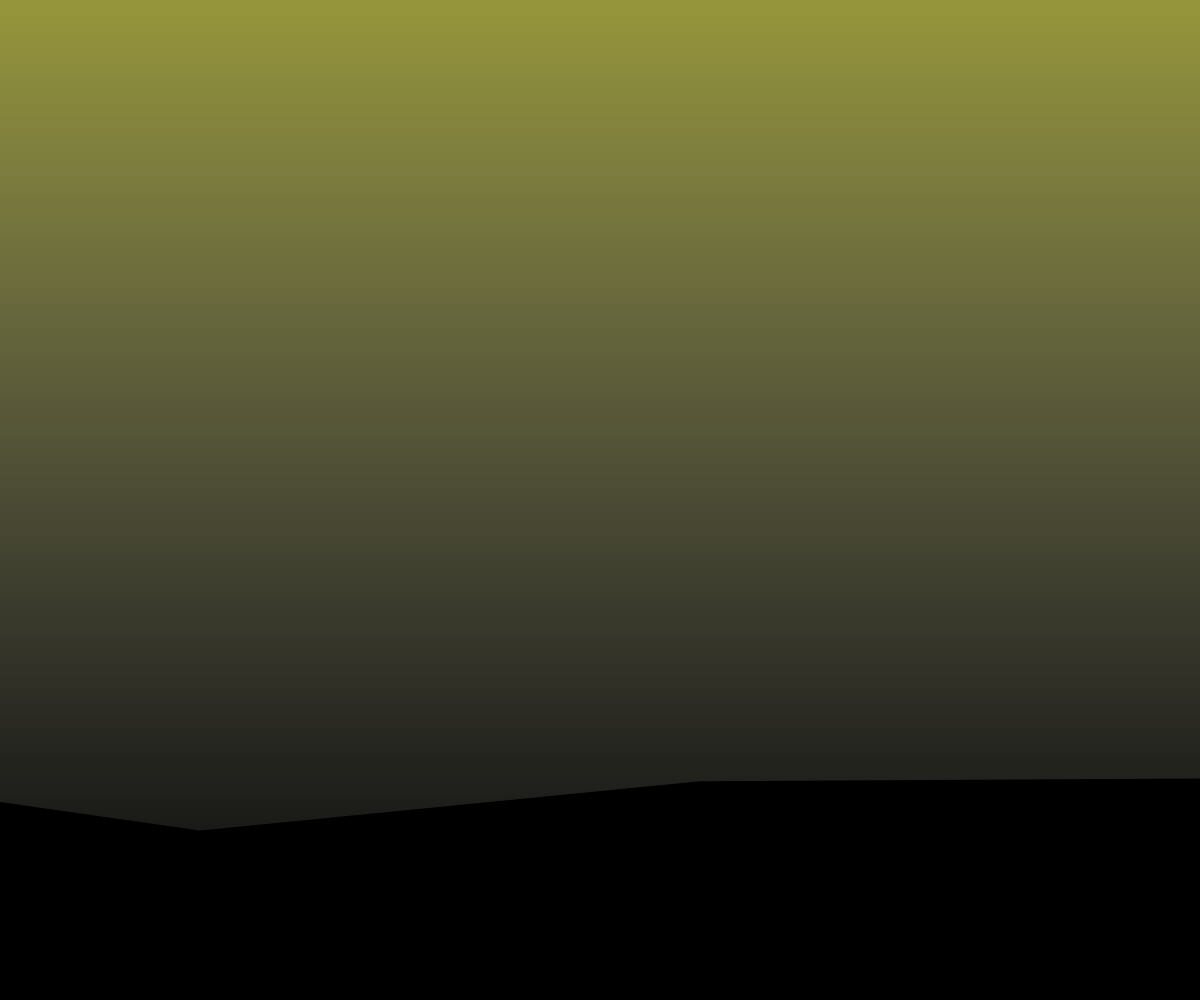
Frame 1 (no input)
Frame 60 (no input): identical to frame 1, image omitted
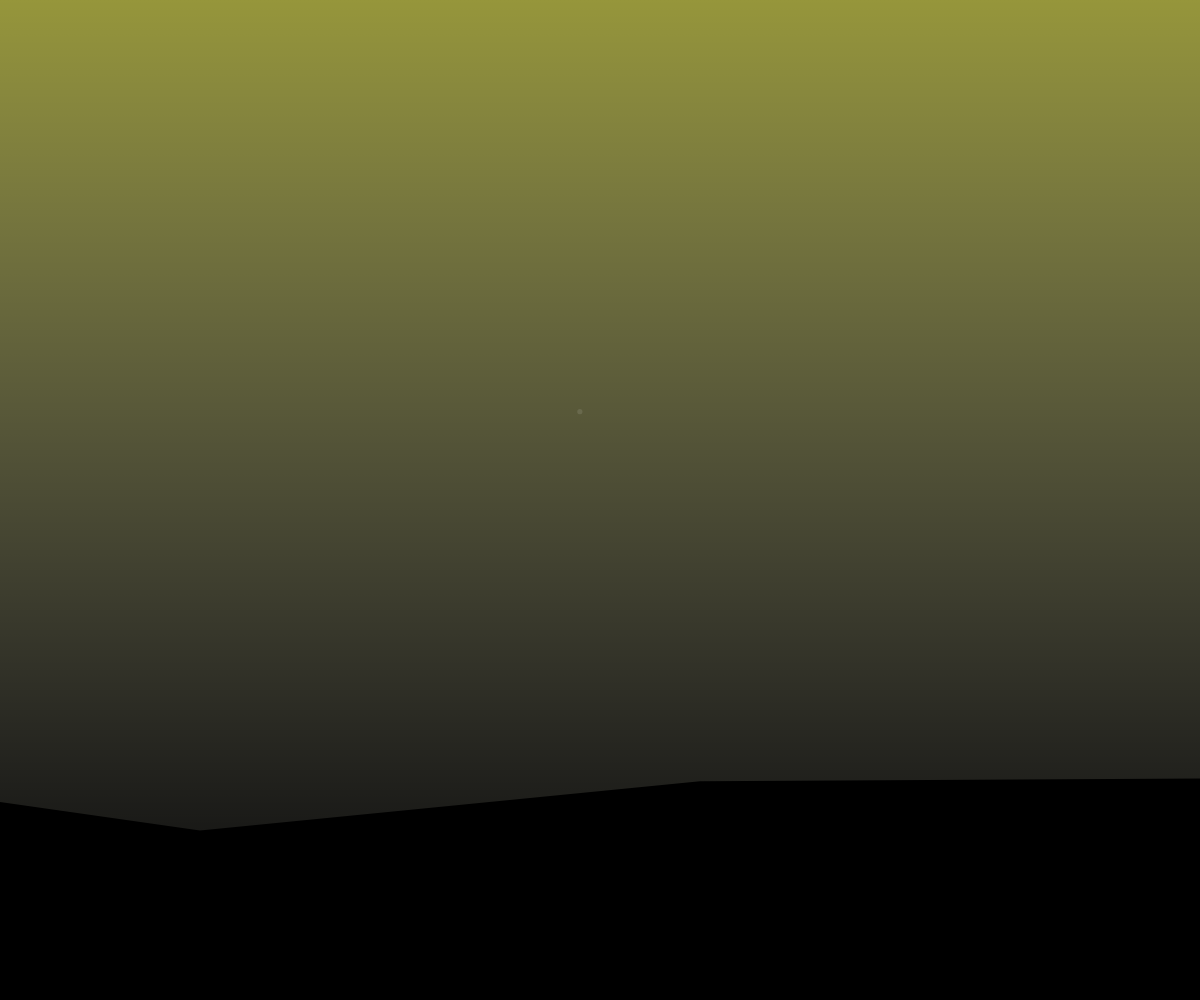
Frame 120 (the mouse pressed at the canvas centre since frame 60)

The p5.js sketch that drew these frames (run headless with seeded random() and noise() and a simulated clock; from frame 60 on, the mouse is pressed at the canvas centre):

// p5.js sketch
// ── sketch.js
let sparkles = [];
let prevMouseX, prevMouseY;

function setup() {
  createCanvas(windowWidth, windowHeight);
  noStroke();
  prevMouseX = mouseX;
  prevMouseY = mouseY;
}

function draw() {
  background(0);
  drawLightBeam();
  if (mouseMoved()) {
    createSparkles();
  }
  drawSparkles();
  prevMouseX = mouseX;
  prevMouseY = mouseY;
}

function drawLightBeam() {
  // Create the gradient
  let gradient = drawingContext.createLinearGradient(0, 0, 0, height);
  gradient.addColorStop(0, color(255, 255, 100, 150));
  gradient.addColorStop(1, color(255, 255, 255, 0));

  // Draw the gradient
  drawingContext.fillStyle = gradient;

  // Create a curved shape for the shoreline
  beginShape();
  vertex(0, 0);
  vertex(width, 0);
  vertex(width, height * 0.8);
  for (let x = width; x >= -500; x -= 500) {
    let y = height * 0.8 + map(noise(x * 0.01), 0, 1, -100, 100);
    vertex(x, y);
  }
  vertex(0, height * 0.1);
  vertex(0, 0);
  endShape(CLOSE);
}

function createSparkles() {
  let clusterSize = 1; // Number of sparkles in a cluster
  let clusterRadius = 150; // Radius for larger clusters
  for (let i = 0; i < clusterSize; i++) {
    let angle = random(TWO_PI);
    let radius = random(clusterRadius * 0.5, clusterRadius); // Random offset within the cluster radius
    let xOffset = cos(angle) * radius;
    let yOffset = sin(angle) * radius;
    let sparkleX = mouseX + xOffset;
    let sparkleY = mouseY + yOffset;

    // Check if the sparkle is within the gradient area
    if (sparkleY <= height * 0.8 + map(noise(sparkleX * 0.01), 0, 1, -100, 100)) {
      let sparkle = {
        x: sparkleX,
        y: sparkleY,
        size: random(3, 6), // Slightly larger sparkles
        lifespan: 255,
        sparkleSpeed: random(1, 3),
        twinkleOffset: random(0, TWO_PI), // Phase offset for twinkling effect
        twinkleSpeed: random(0.05, 0.2) // Unique twinkle speed for each sparkle
      };
      sparkles.push(sparkle);
    }
  }
}

function drawSparkles() {
  for (let i = sparkles.length - 1; i >= 0; i--) {
    let sparkle = sparkles[i];
    let twinkle = sin((frameCount + sparkle.twinkleOffset) * sparkle.twinkleSpeed) * 127 + 128;
    fill(255, 255, 255, twinkle * (sparkle.lifespan / 255));
    ellipse(sparkle.x, sparkle.y, sparkle.size);

    sparkle.lifespan -= sparkle.sparkleSpeed;
    if (sparkle.lifespan <= 0) {
      sparkles.splice(i, 1);
    }
  }
}

function mouseMoved() {
  return mouseX !== prevMouseX || mouseY !== prevMouseY;
}
